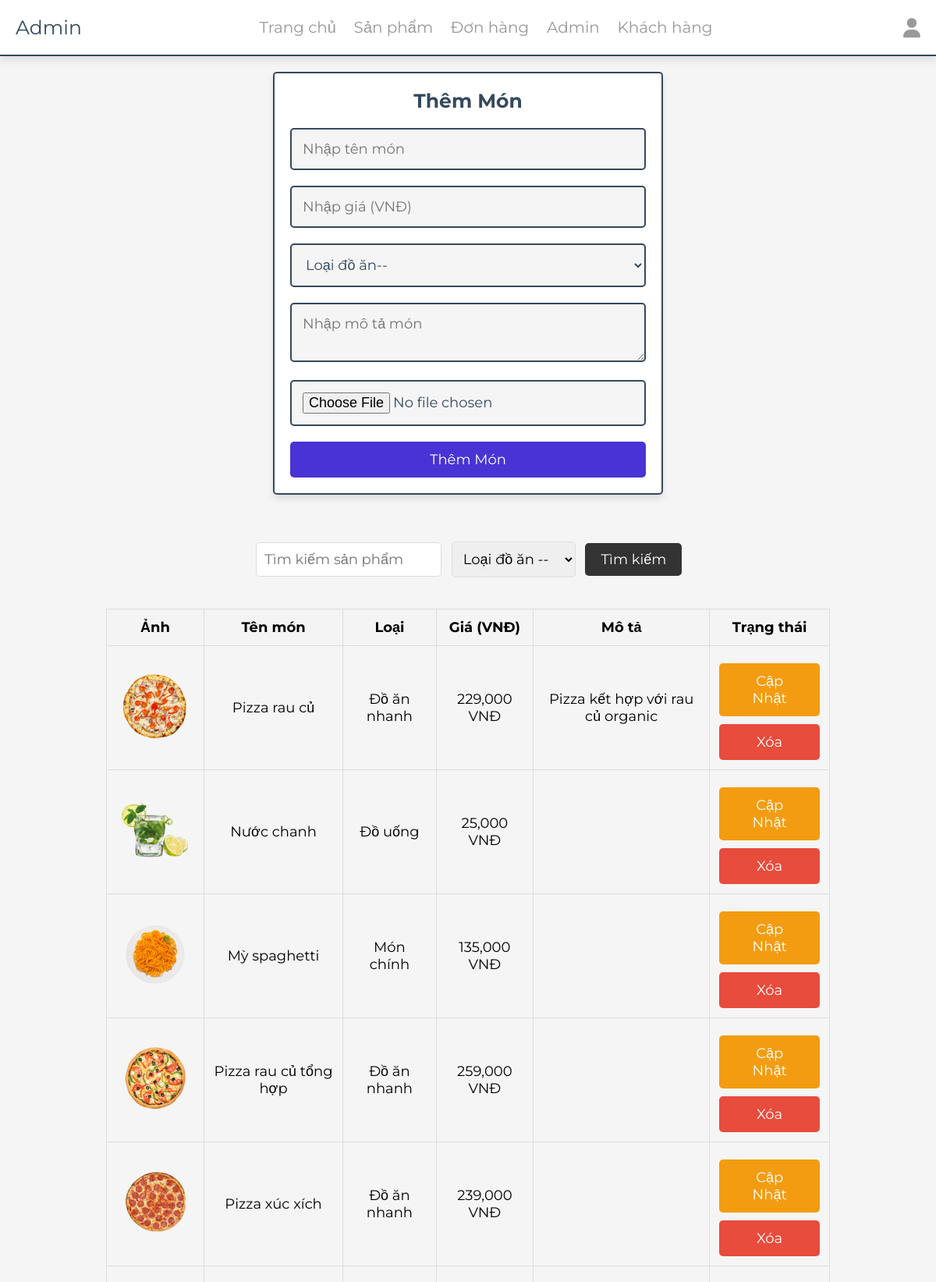
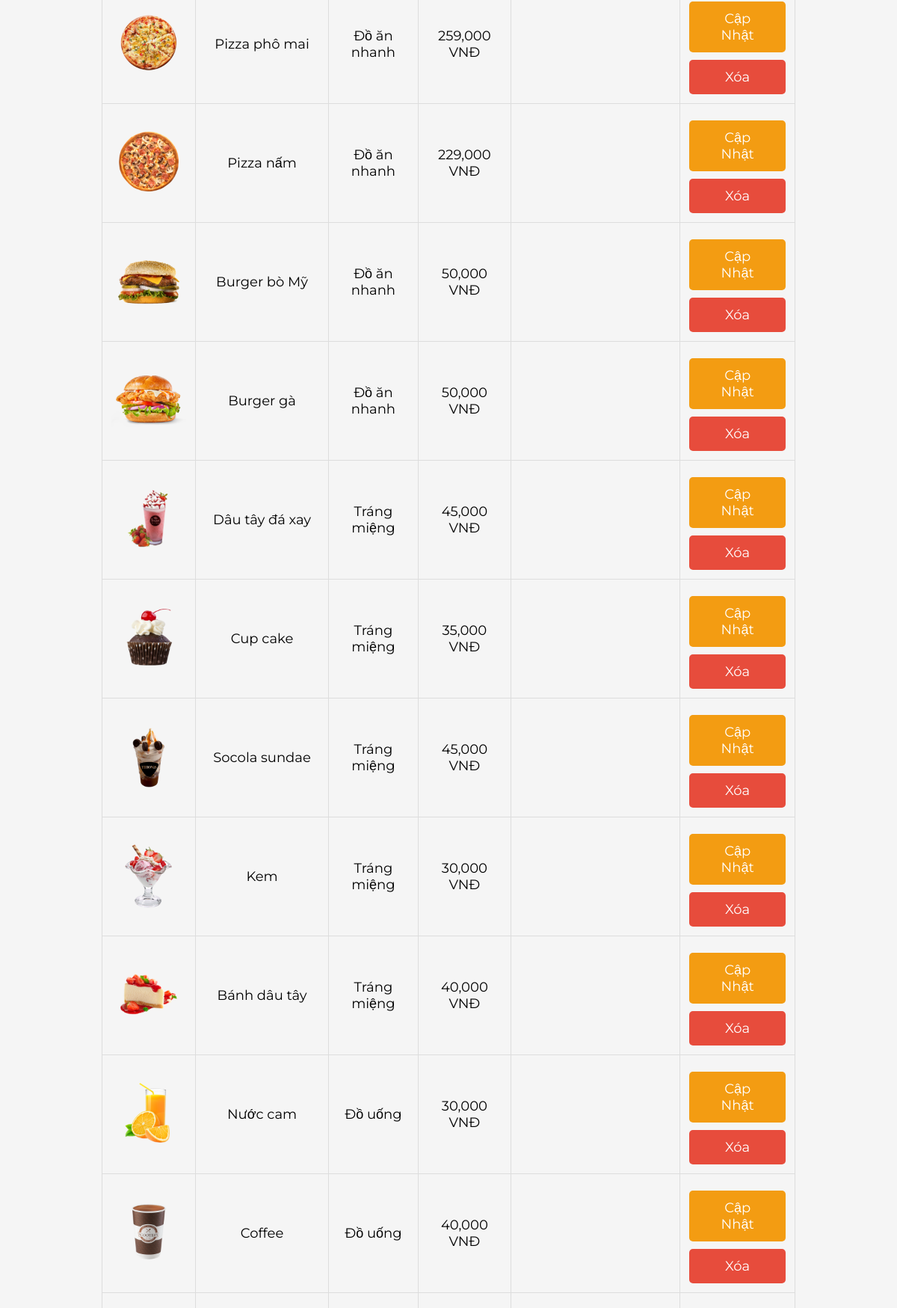
/food_website/admin/products.php (signed in, upper part), run on the app's committed database (2 pictures, top to bottom).
### tables this page shows
CREATE TABLE `products` (
  `id` int(100) NOT NULL,
  `name` varchar(100) NOT NULL,
  `category` varchar(100) NOT NULL,
  `price` int(10) NOT NULL,
  `image` varchar(100) NOT NULL,
  `description` varchar(255) DEFAULT NULL
);

### food_website/admin/products.php (the view, shortened to what this page needs)
<?php
include '../components/connect.php';
$search_query = "";
if (isset($_POST['search'])) {
    $search_query = $_POST['search_query'];
    $search_query = filter_var($search_query, FILTER_SANITIZE_STRING);
    $filter_category = $_POST['filter_category'];
    $filter_category = filter_var($filter_category, FILTER_SANITIZE_STRING);
    $query = "SELECT * FROM `products` WHERE name LIKE ?";
    $params = ['%' . $search_query . '%'];
    if (!empty($filter_category)) {
        $query .= " AND category = ?";
        $params[] = $filter_category;
    }
    $show_products = $conn->prepare($query);
    $show_products->execute($params);
} else {
    $show_products = $conn->prepare("SELECT * FROM `products`");
    $show_products->execute();
}
?>
<!DOCTYPE html>
<html lang="en">
<head>
    <link rel="stylesheet" href="https://cdnjs.cloudflare.com/ajax/libs/font-awesome/6.1.1/css/all.min.css">
    <link rel="stylesheet" href="../css/admin_style.css">
</head>
<body>
<?php include '../components/admin_header.php' ?>
<section class="add-products">
    <form action="" method="POST" enctype="multipart/form-data">
        <h3>Thêm món</h3>
        <input type="text" required placeholder="Nhập tên món" name="name" maxlength="100" class="box">
        <input type="number" min="0" max="9999999999" required placeholder="Nhập giá (VNĐ)" name="price" onkeypress="if(this.value.length == 10) return false;" class="box">
        <select name="category" class="box" required>
            <option value="" disabled selected>Loại đồ ăn--</option>
        </select>
        <textarea name="description" class="box" required placeholder="Nhập mô tả món" maxlength="500"></textarea>
        <input type="file" name="image" class="box" accept="image/jpg, image/jpeg, image/png, image/webp" required>
        <input type="submit" value="Thêm món" name="add_product" class="btn">
    </form>
</section>
<section class="show-products" style="padding-top: 0;">
    <table class="product-table">
        <section class="search-form">
            <form action="" method="POST">
                <input type="text" name="search_query" placeholder="Tìm kiếm sản phẩm" value="<?= $search_query; ?>">
                <select name="filter_category">
                    <option value="" disabled selected>Loại đồ ăn --</option>
                </select>
                <input type="submit" name="search" value="Tìm kiếm">
            </form>
        </section>
        <thead>
            <tr>
                <th>Ảnh</th>
                <th>Tên món</th>
                <th>Loại</th>
                <th>Giá (VNĐ)</th>
                <th>Mô tả</th>
                <th>Trạng thái</th>
            </tr>
        </thead>
        <tbody>
        <?php
        if ($show_products->rowCount() > 0) {
            while ($fetch_products = $show_products->fetch(PDO::FETCH_ASSOC)) {
                ?>
                <tr>
                    <td><img src="../uploaded_img/<?= $fetch_products['image']; ?>" alt="" style="width: 100px;"></td>
                    <td><?= $fetch_products['name']; ?></td>
                    <td><?= $fetch_products['category']; ?></td>
                    <td><?= number_format($fetch_products['price']); ?> VNĐ</td>
                    <td><?= $fetch_products['description']; ?></td>
                    <td>
                        <a href="update_product.php?update=<?= $fetch_products['id']; ?>" class="option-btn">Cập nhật</a>
                        <a href="products.php?delete=<?= $fetch_products['id']; ?>" class="delete-btn" onclick="return confirm('Xác nhận xóa món?');">Xóa</a>
                    </td>
                </tr>
                <?php
            }
        } else {
            echo '<tr><td colspan="6" class="empty" style="border: 1px solid #ddd; padding: 8px;">Chưa có món được thêm!</td></tr>';
        }
        ?>
        </tbody>
    </table>
</section>
</body>
</html>

### food_website/css/admin_style.css (style rules this page uses)
:root { --main-color:#4834d4; --red:#e74c3c; --orange:#f39c12; --black:#34495e; --white:#fff; --light-bg:#f5f5f5; --light-color:#999; --border:.2rem solid var(--black); --box-shadow:0 .5rem 1rem rgba(0,0,0,.1); }
* { font-family: 'Montserrat', sans-serif; margin:0; padding:0; box-sizing: border-box; text-decoration: none; outline: none; border:none; }
html { font-size: 62.5%; overflow-x: hidden; }
body { background-color: var(--light-bg); }
section { max-width: 1200px; margin:0 auto; padding:2rem; }
.btn, .delete-btn, .option-btn { display: block; margin-top: 1rem; border-radius: .5rem; cursor: pointer; width: 100%; font-size: 1.8rem; color:var(--white); padding:1.2rem 3rem; text-transform: capitalize; text-align: center; }
.btn { background-color: var(--main-color); }
.delete-btn { background-color: var(--red); }
.option-btn { background-color: var(--orange); }
.add-products form { margin:0 auto; max-width: 50rem; background-color: var(--white); border-radius: .5rem; box-shadow: var(--box-shadow); border:var(--border); padding:2rem; text-align: center; }
.add-products form h3 { margin-bottom: 1rem; font-size: 2.5rem; color:var(--black); text-transform: capitalize; }
.add-products form .box { background-color: var(--light-bg); border:var(--border); width: 100%; padding:1.4rem; font-size: 1.8rem; color:var(--black); border-radius: .5rem; margin: 1rem 0; }

### food_website/admin/products.php (style rules this page uses)
.product-table { width: 80%; margin: 20px auto; border-collapse: collapse; text-align: center; border: 1px solid #ddd; }
.product-table th, .product-table td { border: 1px solid #ddd; padding: 12px; font-size: 18px; }
.product-table th { background-color: #f4f4f4; }
.product-table img { max-width: 150px; height: auto; }
.search-form { text-align: center; margin: 20px 0; }
.search-form form { display: inline-block; }
.search-form input[type="text"], .search-form select { padding: 10px; font-size: 18px; border: 1px solid #ddd; border-radius: 5px; margin-right: 10px; }
.search-form input[type="submit"] { padding: 10px 20px; font-size: 18px; border: none; background-color: #333; color: #fff; border-radius: 5px; cursor: pointer; }

### data on the page
products: image (picture), name "Pizza rau củ", category "Đồ ăn nhanh", price "229,000", description "Pizza kết hợp với rau củ organic"
products: image (picture), name "Nước chanh", category "Đồ uống", price "25,000"
products: image (picture), name "Mỳ spaghetti", category "Món chính", price "135,000"
products: image (picture), name "Pizza rau củ tổng hợp", category "Đồ ăn nhanh", price "259,000"
products: image (picture), name "Pizza xúc xích", category "Đồ ăn nhanh", price "239,000"
products: image (picture), name "Pizza phô mai", category "Đồ ăn nhanh", price "259,000"
products: image (picture), name "Pizza nấm", category "Đồ ăn nhanh", price "229,000"
products: image (picture), name "Burger bò Mỹ", category "Đồ ăn nhanh", price "50,000"
products: image (picture), name "Burger gà", category "Đồ ăn nhanh", price "50,000"
products: image (picture), name "Dâu tây đá xay", category "Tráng miệng", price "45,000"
products: image (picture), name "Cup cake", category "Tráng miệng", price "35,000"
products: image (picture), name "Socola sundae", category "Tráng miệng", price "45,000"
products: image (picture), name "Kem", category "Tráng miệng", price "30,000"
products: image (picture), name "Bánh dâu tây", category "Tráng miệng", price "40,000"
products: image (picture), name "Nước cam", category "Đồ uống", price "30,000"
products: image (picture), name "Coffee", category "Đồ uống", price "40,000"
